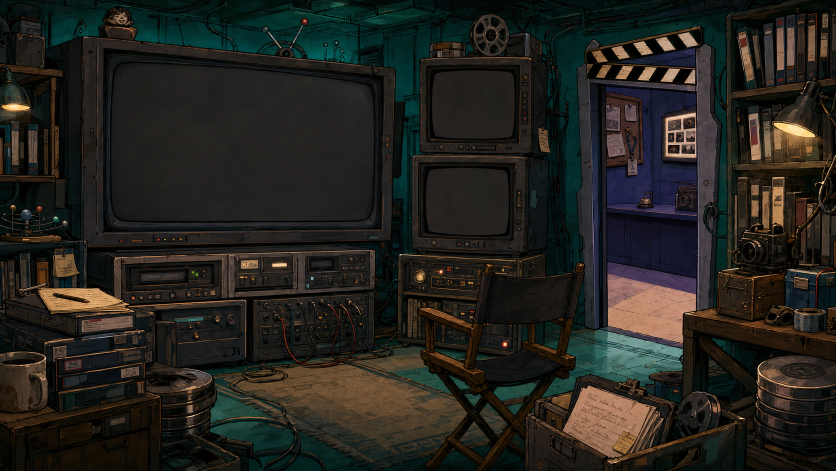
#> input picture images/before-times/absurd-alchemy-clean-v1.png, 1672 x 941 px (shown at 1/2 size)
$ python build-absurd-alchemy-object-layers.py
#> lines starting #> are read from the running program, lines starting #| are printed output that depends on the picture
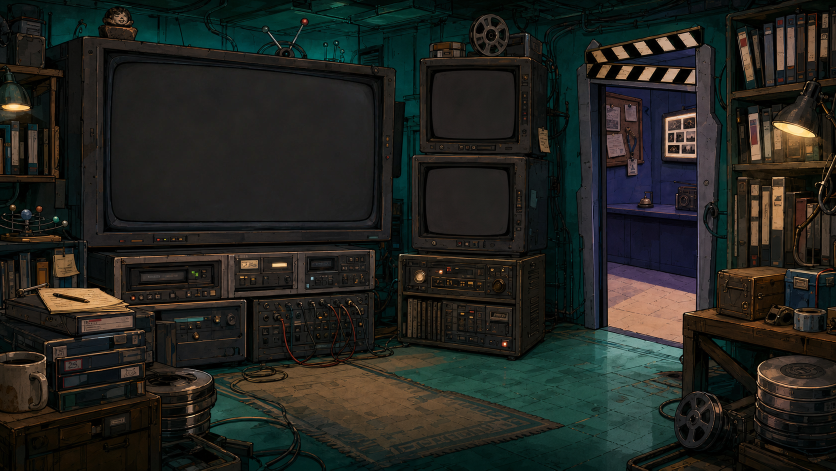
#> input picture images/before-times/absurd-alchemy-clean-v3.png, 1672 x 941 px (shown at 1/2 size)
#> in main, backplate is the input picture: PIL image 1672x941 RGBA; mean R, G, B, A 34.6, 35.9, 31.3, 255
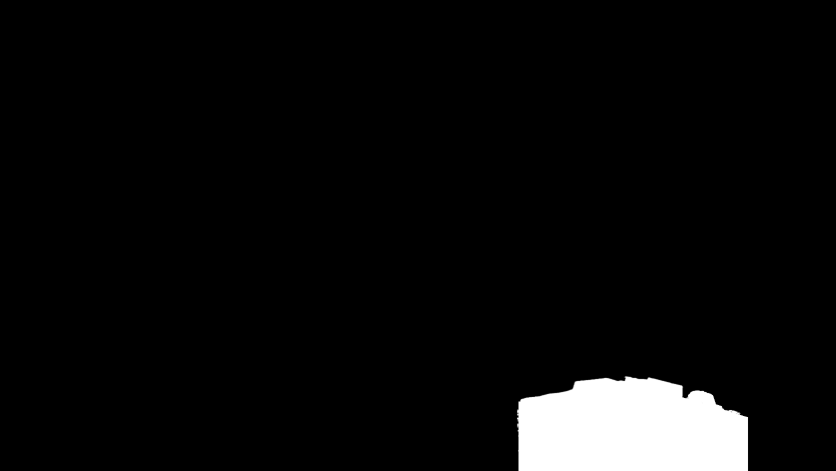
#> input picture tools/before-times-clean-patches/alchemy-script-crate-mask-v3.png, 1672 x 941 px (shown at 1/2 size)
#> in main, crate_mask is the input picture: PIL image 1672x941 L; min 0, max 255, mean 12
"""Build interactive prop layers for the Absurd Alchemy room.

The chair is a fresh isolated render matched to the original pose and room
style. All visible crate pixels still come from the original room plate. The
chair-removal repair is used only where the chair actually occluded the crate.
"""

from pathlib import Path

import numpy as np
from PIL import Image, ImageEnhance, ImageFilter


ROOT = Path(__file__).resolve().parents[1]
PATCH_DIR = ROOT / "tools/before-times-clean-patches"
OUTPUT_DIR = ROOT / "images/before-times/layers"

ORIGINAL_PATH = ROOT / "images/before-times/absurd-alchemy-clean-v1.png"
BACKPLATE_PATH = ROOT / "images/before-times/absurd-alchemy-clean-v3.png"
HAND_LAYER_PATH = OUTPUT_DIR / "alchemy-hand-logo-v1.png"
CHAIRLESS_REPAIR_PATH = PATCH_DIR / "alchemy-no-chair-v1.png"
CHAIR_SOURCE_PATH = PATCH_DIR / "alchemy-chair-isolated-v5.png"
ORIGINAL_CHAIR_MASK_PATH = PATCH_DIR / "alchemy-chair-mask-v4.png"
CRATE_MASK_PATH = PATCH_DIR / "alchemy-script-crate-mask-v3.png"

CHAIR_OUTPUT = OUTPUT_DIR / "alchemy-chair-v5.png"
CRATE_OUTPUT = OUTPUT_DIR / "alchemy-script-crate-v3.png"

CHAIR_BOX = (839, 523, 1174, 941)


def save_png_and_webp(image, path):
    image.save(path)
    image.save(path.with_suffix(".webp"), "WEBP", lossless=True, method=6)


def build_chair(canvas_size):
#> called with canvas_size = (1672, 941)
    source = Image.open(CHAIR_SOURCE_PATH).convert("RGBA")
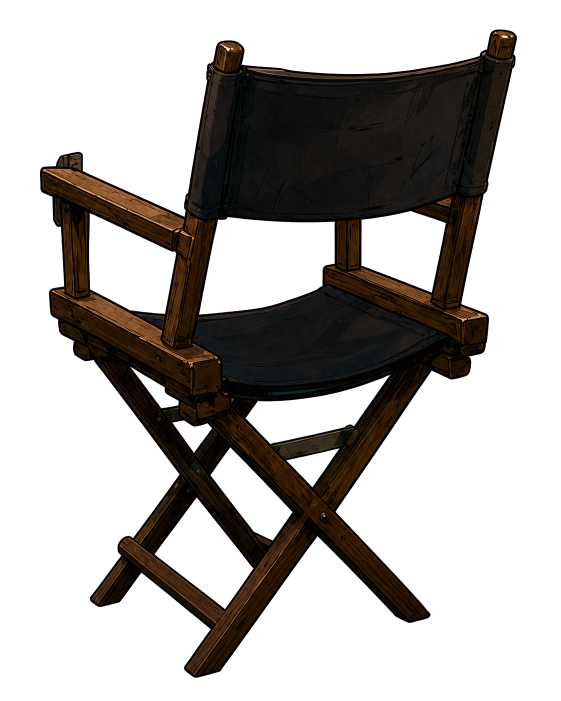
#> input picture tools/before-times-clean-patches/alchemy-chair-isolated-v5.png, 1122 x 1402 px (shown at 1/2 size)
#> source is the input picture: PIL image 1122x1402 RGBA; mean R, G, B, A 10.6, 7.3, 4.4, 87.2
    alpha_box = source.getchannel("A").getbbox()
#> alpha_box = (79, 58, 1034, 1356)
    if alpha_box is None:
        raise ValueError(f"Chair source has no visible pixels: {CHAIR_SOURCE_PATH}")

    padding = 4
    crop_box = (
        max(0, alpha_box[0] - padding),
        max(0, alpha_box[1] - padding),
        min(source.width, alpha_box[2] + padding),
        min(source.height, alpha_box[3] + padding),
    )
#> crop_box = (75, 54, 1038, 1360)
    chair = source.crop(crop_box)
    chair = ImageEnhance.Brightness(chair).enhance(0.82)
    chair = ImageEnhance.Contrast(chair).enhance(1.04)
    chair = ImageEnhance.Color(chair).enhance(0.86)

    target_width = CHAIR_BOX[2] - CHAIR_BOX[0]
    target_height = CHAIR_BOX[3] - CHAIR_BOX[1]
    chair = chair.resize((target_width, target_height), Image.Resampling.LANCZOS)
#> chair: PIL image 335x418 RGBA

    layer = Image.new("RGBA", canvas_size, (0, 0, 0, 0))
#> layer: PIL image 1672x941 RGBA; every value is 0
    layer.alpha_composite(chair, (CHAIR_BOX[0], CHAIR_BOX[1]))
    return layer


def main():
    original = Image.open(ORIGINAL_PATH).convert("RGBA")
    backplate = Image.open(BACKPLATE_PATH).convert("RGBA")
    crate_mask = Image.open(CRATE_MASK_PATH).convert("L")

    chair = build_chair(original.size)

    # Preserve the original crate everywhere it was visible. Under the chair's
    # exact matte, softly blend in the chair-removal repair that reconstructed
    # the previously hidden crate/floor boundary.
    repair = Image.open(CHAIRLESS_REPAIR_PATH).convert("RGBA").resize(
        original.size, Image.Resampling.LANCZOS
    )
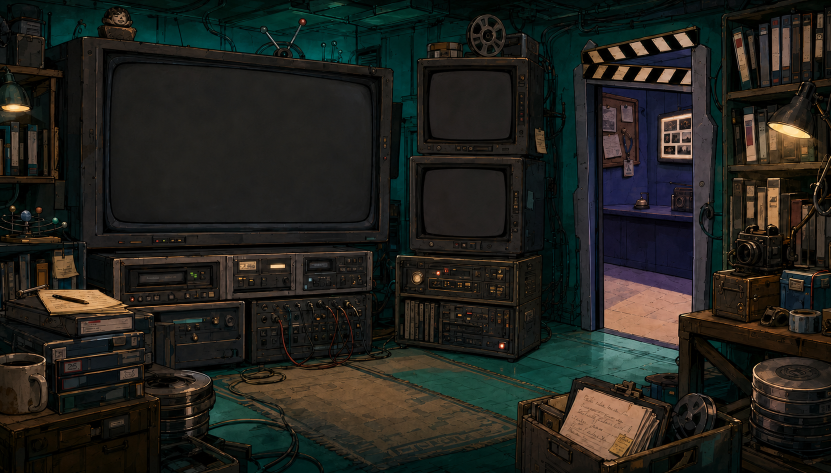
#> input picture tools/before-times-clean-patches/alchemy-no-chair-v1.png, 1662 x 946 px (shown at 1/2 size)
    original_chair_alpha = np.asarray(Image.open(ORIGINAL_CHAIR_MASK_PATH).convert("L"))
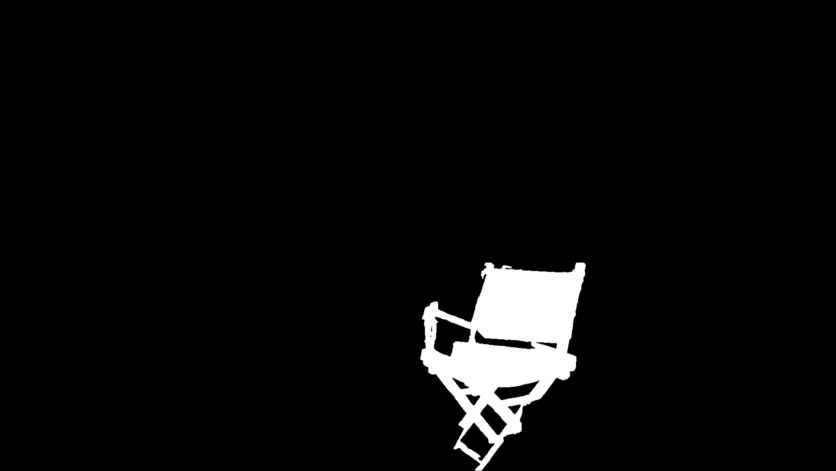
#> input picture tools/before-times-clean-patches/alchemy-chair-mask-v4.png, 1672 x 941 px (shown at 1/2 size)
#> original_chair_alpha is the input picture: shape (941, 1672); min 0, max 255, mean 10.6
    occlusion = np.zeros((original.height, original.width), dtype=np.uint8)
    occlusion[735:941, 1020:1200] = original_chair_alpha[735:941, 1020:1200]
    occlusion_mask = Image.fromarray(occlusion, "L").filter(ImageFilter.GaussianBlur(1.0))
    crate = Image.composite(repair, original, occlusion_mask)
    crate.putalpha(crate_mask)
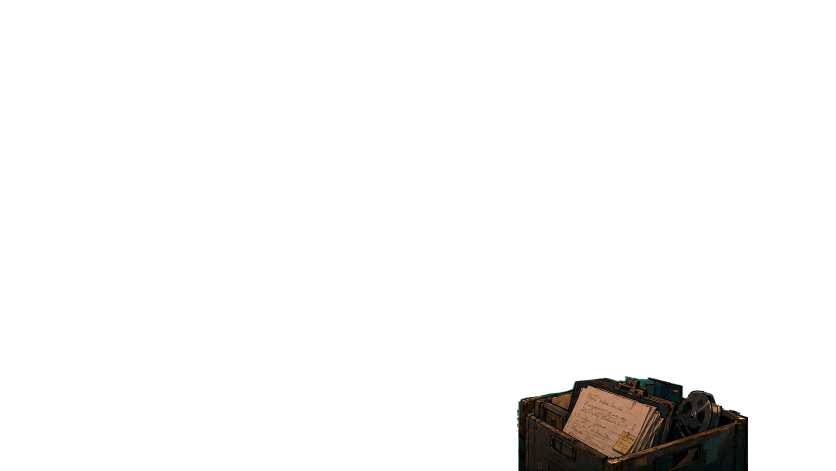
#> crate: PIL image 1672x941 RGBA (shown at 1/2 size); mean R, G, B, A 36, 35.2, 30.3, 12; transparent parts drawn white

    OUTPUT_DIR.mkdir(parents=True, exist_ok=True)
    save_png_and_webp(chair, CHAIR_OUTPUT)
    save_png_and_webp(crate, CRATE_OUTPUT)

    preview = backplate.copy()
    preview.alpha_composite(chair)
    preview.alpha_composite(crate)
    if HAND_LAYER_PATH.exists():
        preview.alpha_composite(Image.open(HAND_LAYER_PATH).convert("RGBA"))
    preview.convert("RGB").save(Path("/tmp/bt-alchemy-layer-preview-v5.png"))
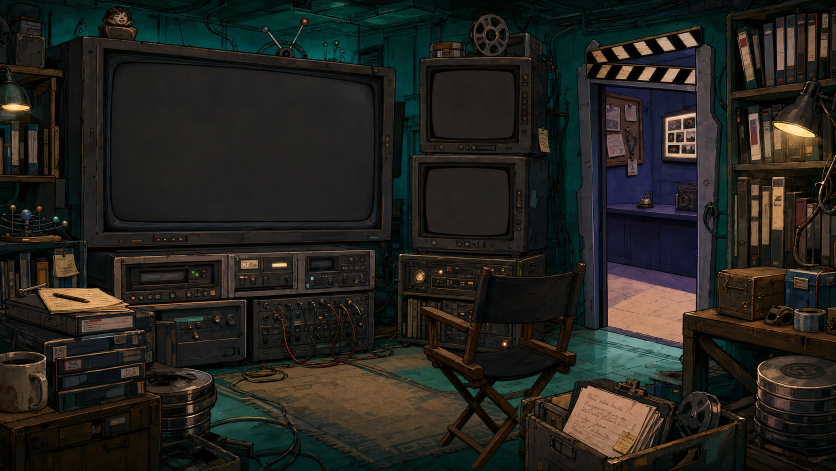
#> saved as bt-alchemy-layer-preview-v5.png: PIL image 1672x941 RGB (shown at 1/2 size); mean R, G, B 36.1, 35.2, 30.3


if __name__ == "__main__":
    main()
